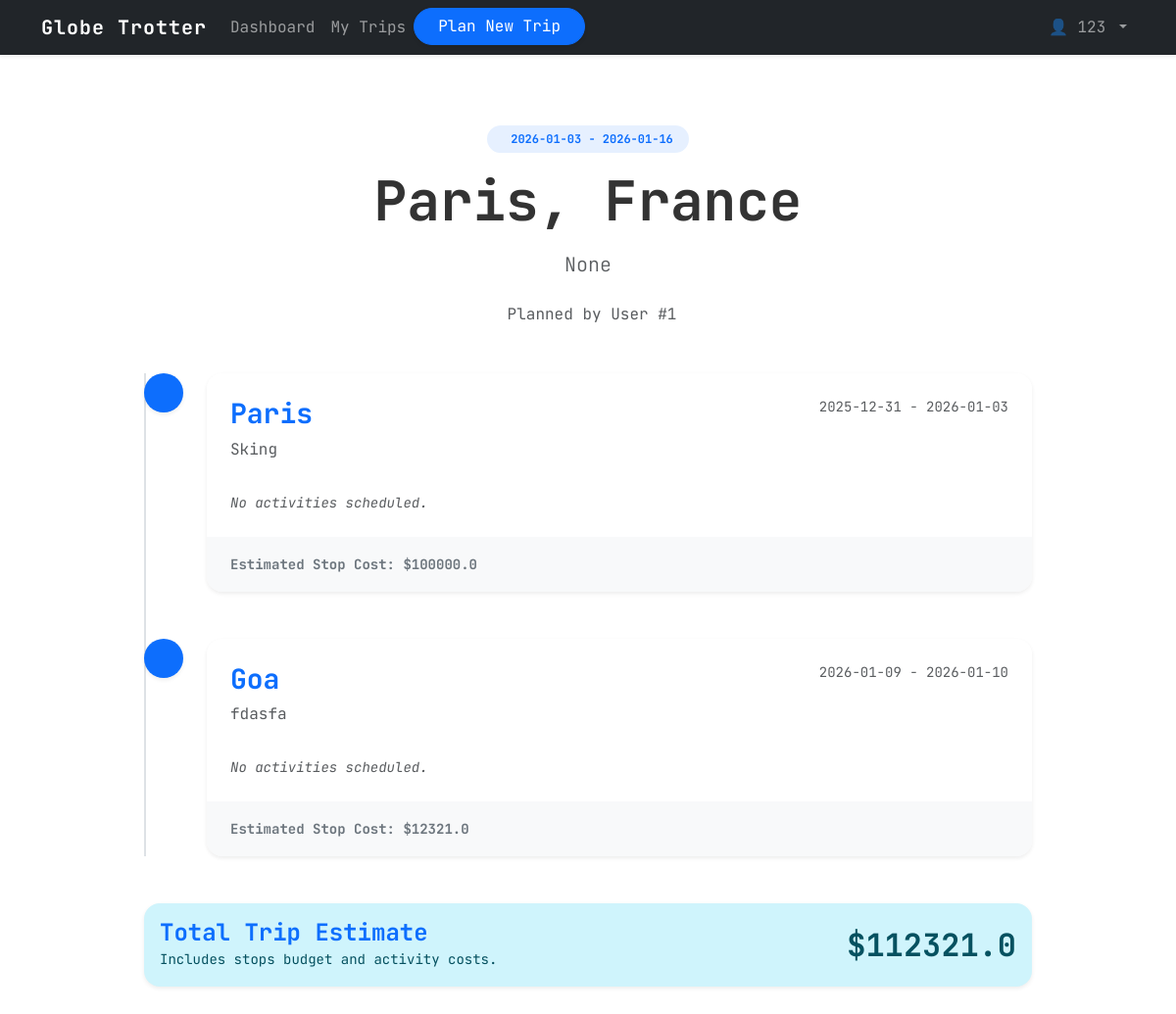
/trip/6/public (signed in), run on the app's committed database.
### tables this page shows
CREATE TABLE trips (
    id INTEGER PRIMARY KEY AUTOINCREMENT,
    user_id INTEGER NOT NULL,
    location TEXT NOT NULL,
    start_date TEXT NOT NULL,
    end_date TEXT NOT NULL,
    created_at DATETIME DEFAULT CURRENT_TIMESTAMP, description TEXT, budget_limit REAL DEFAULT 0.0, is_public BOOLEAN DEFAULT 0,
    FOREIGN KEY (user_id) REFERENCES users(id)
);

CREATE TABLE itinerary_stops (
    id INTEGER PRIMARY KEY AUTOINCREMENT,
    trip_id INTEGER NOT NULL,
    city TEXT NOT NULL,
    description TEXT,
    start_date TEXT,
    end_date TEXT,
    budget REAL,
    FOREIGN KEY (trip_id) REFERENCES trips(id)
);

### app.py (the view)
@app.route('/trip/<int:trip_id>/public')
def public_trip_view(trip_id):
    conn = get_db()
    trip = conn.execute("SELECT * FROM trips WHERE id = ?", (trip_id,)).fetchone()
    if not trip:
        conn.close()
        return "Trip not found", 404
    is_owner = 'user_id' in session and session['user_id'] == trip['user_id']
    if not trip['is_public'] and not is_owner:
        conn.close()
        return "This trip is private.", 403
    stops = conn.execute("SELECT * FROM itinerary_stops WHERE trip_id = ? ORDER BY start_date", (trip_id,)).fetchall()
    stops_data = []
    total_cost = 0
    for stop in stops:
        activities = conn.execute("SELECT * FROM trip_activities WHERE stop_id = ?", (stop['id'],)).fetchall()
        stop_dict = dict(stop)
        stop_dict['activities'] = [dict(a) for a in activities]
        stop_dict['stop_cost'] = sum(a['cost'] for a in activities) + (stop['budget'] or 0) # simplified cost logic
        total_cost += stop_dict['stop_cost']
        stops_data.append(stop_dict)
    conn.close()
    return render_template('itinerary_view.html', trip=trip, stops=stops_data, is_owner=is_owner, total_cost=total_cost)

### app.py (called while the page is built)
def get_db():
    conn = sqlite3.connect(DB_NAME)
    conn.row_factory = sqlite3.Row
    return conn

### templates/itinerary_view.html (shortened to what this page needs)
{% extends "base.html" %}
{% block styles %}
<link rel="stylesheet" href="{{ url_for('static', filename='css/itinerary_view.css') }}">
{% endblock %}
{% block content %}
<div class="container py-5">
    <div class="row justify-content-center">
        <div class="col-lg-10">
            <div class="text-center mb-5">
                <span class="badge bg-primary bg-opacity-10 text-primary rounded-pill px-3 py-2 mb-3">
                     {{ trip.start_date }} - {{ trip.end_date }}
                </span>
                <h1 class="fw-bold display-4 mb-3">{{ trip.location }}</h1>
                <p class="lead text-muted mx-auto" style="max-width: 600px;">{{ trip.description }}</p>
                <div class="d-flex justify-content-center gap-3 mt-4">
                    <div class="d-flex align-items-center text-muted">
                        <span>Planned by User #{{ trip.user_id }}</span>
                    </div>
                </div>
            </div>
            <div class="position-relative">
                <div class="position-absolute start-0 h-100 border-start border-2 border-light" style="left: 20px;">
                </div>
                {% for stop in stops %}
                <div class="d-flex mb-5 position-relative">
                    <div class="flex-shrink-0 me-4">
                        <div class="bg-primary text-white rounded-circle d-flex align-items-center justify-content-center shadow-sm"
                            style="width: 40px; height: 40px; z-index: 1;">
                        </div>
                    </div>
                    <div class="flex-grow-1">
                        <div class="card shadow-sm border-0 rounded-4 overflow-hidden">
                            <div class="card-header bg-white border-bottom-0 pt-4 px-4 pb-0">
                                <div class="d-flex justify-content-between align-items-start">
                                    <h3 class="fw-bold text-primary mb-0">{{ stop.city }}</h3>
                                    <span class="text-muted small">{{ stop.start_date }} - {{ stop.end_date }}</span>
                                </div>
                                <p class="text-muted mt-2">{{ stop.description }}</p>
                            </div>
                            <div class="card-body px-4 pb-4">
                                {% if stop.activities %}
                                <h6 class="text-uppercase text-muted small fw-bold mb-3">Activities</h6>
                                {% for activity in stop.activities %}
                                <div class="d-flex align-items-center mb-3 p-3 bg-light rounded-3">
                                    <div class="me-3">
                                        <div class="bg-white rounded-circle d-flex align-items-center justify-content-center shadow-sm"
                                            style="width: 40px; height: 40px;">
                                            <i class="bi bi-ticket-perforated text-primary"></i>
                                        </div>
                                    </div>
                                    <div class="flex-grow-1">
                                        <h6 class="fw-bold mb-0">{{ activity.name }}</h6>
                                        <span
                                            class="badge bg-secondary bg-opacity-25 text-secondary rounded-pill py-1 px-2 small">{{
                                            activity.category }}</span>
                                    </div>
                                    {% if is_owner %}
                                    <div class="text-end">
                                        <span class="d-block fw-bold">${{ activity.cost }}</span>
                                    </div>
                                    {% endif %}
                                </div>
                                {% endfor %}
                                {% else %}
                                <p class="text-muted small fst-italic mb-0">No activities scheduled.</p>
                                {% endif %}
                            </div>
                            {% if is_owner %}
                            <div class="card-footer bg-light border-0 py-3 px-4">
                                <small class="fw-bold text-secondary">Estimated Stop Cost: ${{ stop.stop_cost }}</small>
                            </div>
                            {% endif %}
                        </div>
                    </div>
                </div>
                {% endfor %}
            </div>
            {% if is_owner %}
            <div class="alert alert-info border-0 rounded-4 shadow-sm mt-5">
                <div class="d-flex justify-content-between align-items-center">
                    <div>
                        <h4 class="fw-bold mb-0 text-primary">Total Trip Estimate</h4>
                        <small>Includes stops budget and activity costs.</small>
                    </div>
                    <h2 class="fw-bold mb-0">${{ total_cost }}</h2>
                </div>
            </div>
            {% endif %}
        </div>
    </div>
</div>
{% endblock %}

### static/css/itinerary_view.css (style rules this page uses)
.text-primary { color: #0d6efd !important; }
.bg-light { background-color: #f8f9fa !important; }
.card { background-color: #ffffff; border: 1px solid #e0e0e0; }
body { color: #333; background-color: #ffffff; }
.position-absolute.border-start { border-color: #dee2e6 !important; }

### templates/base.html (style rules this page uses)
body { background-color: #f8f9fa; font-family: 'JetBrains Mono', monospace; }
h1, h2, h3, h4, h5, h6, .btn, .nav-link { font-family: 'JetBrains Mono', monospace; }

### data on the page
trips: start_date "2026-01-03", end_date "2026-01-16", location "Paris, France", user_id "1"
itinerary_stops: city "Paris", start_date "2025-12-31", end_date "2026-01-03", description "Sking", stop_cost "100000.0"
itinerary_stops: city "Goa", start_date "2026-01-09", end_date "2026-01-10", description "fdasfa", stop_cost "12321.0"

### other printed values
{{ session.get('user_name') }} "123"
{{ trip.description }} "None"
{{ total_cost }} "112321.0"
